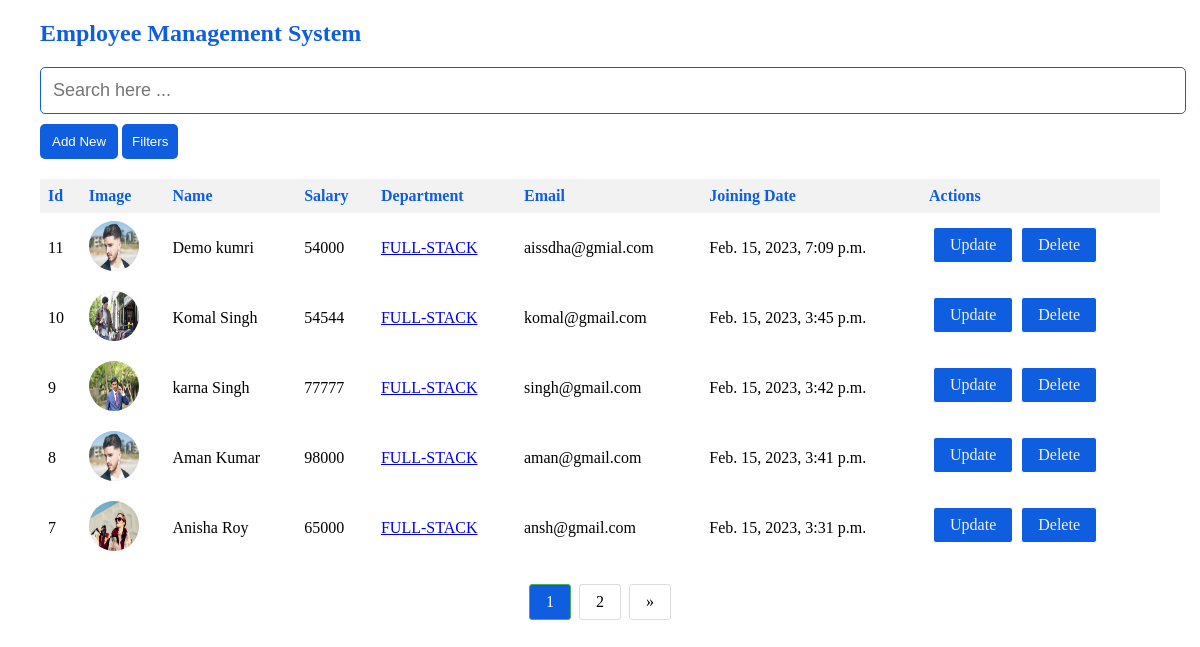
The app's page /employees/select/recent/ with its own data.
### employees_app/models.py (models this page shows)
class Employee(models.Model):
    user  = models.ForeignKey(User, on_delete=models.CASCADE)
    name = models.CharField(max_length=50)
    email = models.EmailField(unique=True, max_length=100)
    dept  = models.ForeignKey(Department, on_delete=models.CASCADE)
    salary = models.PositiveIntegerField()
    join_date = models.DateTimeField(auto_now_add=True)
    image     = models.ImageField(upload_to='Employee/images')

class Department(models.Model):
    name = models.CharField(max_length=50)
    def __str__(self):
        return str(self.name).upper()  # receiving in upper case

### employees_app/views.py (the view, shortened to what this page needs)
# urls.py: path('select/<str:nm>/', dynamic, name='details'),
def dynamic(request, nm=None):
    emp = Employee.objects.all()
    if 'recent' in nm:
        emp  = Employee.objects.all().order_by('-id')
    elif nm is not None:
        emp = Employee.objects.filter(dept__name__icontains=nm)
    if emp.count() < 1:
        emp  = Employee.objects.all()
    p = Paginator(emp, 5, orphans=1)
    page_number  = request.GET.get('page')
    page_obj     = p.get_page(page_number)
    return render(request, 'emp_app/home.html', {'page_obj': page_obj})

### employees_app/templates/emp_app/home.html (shortened to what this page needs)
{% extends "emp_app/base.html" %}
{% load static %}
{% block css_link %}
 <link rel="stylesheet" href="{% static 'emp_app/css/home_style.css' %}">
 {% endblock css_link %}
{% block main_content %}
<h2 class="hdr" >
    Employee Management System </h2>
<div class="additional">
   <form action="{% url 'employeesFilter' 'by'  %}" method='post'>
    <input class="search" name='filters' type="text" placeholder="Search here ... ">
   </form>
   <button class="btn" id="newemp"><a href="{% url 'addEmployees'  %}">Add New</a></button>
   <div class="dropdown">
       <button class="dropbtn">Filters</button>
   </div>
</div>
<div style="overflow-x: auto;">
 <table>
   <tr >
     <th>Id</th>
     <th>Image</th>
     <th>Name</th>
     <th>Salary</th>
     <th>Department</th>
     <th>Email</th>
     <th>Joining Date</th>
     <th>Actions</th>
   </tr>
        {% for emp in page_obj %}
            <tr class="trhvr">
            <td>{{emp.id}}</td>
            <td><img class="userimg" src="{{emp.image.url}}" alt=""></td>
            <td>{{emp.name}}</a> </td>
            <td>{{emp.salary}}</td>
            <td><a href="{% url 'details'  emp.dept %}">{{emp.dept}}</a></td>
            <td>{{emp.email}}</td>
            <td>{{emp.join_date}}</td>
            <td class='actionbtn'>
                    <a href="{% url 'update_employee' emp.id %}">Update</a>
                    <a class='delete' href="{% url 'deleteEmployee' emp.id %}">Delete</a>
            </td>
            </tr>
        {% endfor  %}
 </table>
</div>
<div class="pagecenter">
    <div class="pagination">
        <a href="#" class="active">{{page_obj.number}} </a>
        {% if page_obj.has_next %}
            <a href="?page={{page_obj.next_page_number}}">{{page_obj.next_page_number}} </a>
            <a href="?page={{page_obj.next_page_number}}">&raquo;</a>
        {% endif %}
    </div>
 </div>
{% endblock main_content  %}

### employees_app/static/emp_app/css/home_style.css (style rules this page uses)
body { margin: 20px 40px ; align-items: center; justify-content: center; height: 100vh; }
table { border-collapse: collapse; width: 100%; }
th { background-color: #f2f2f2; color: #0e5edf; }
th, td { text-align: left; padding: 8px; }
.dropbtn { background-color: #0e5edf; border-radius: 5px; color: white; padding: 10px; border: none; }
.dropdown { position: relative; display: inline-block; }
.search { width: 100%; padding: 12px; font-size: 18px; border: 1px solid #0e5edf ; margin-bottom: 10px; border-radius: 5px; }
.btn { padding: 10px 12px; background-color: #0e5edf; border: none; border-radius: 5px; }
.btn a { text-decoration: none; color: white; }
.additional { margin-bottom: 20px; }
.hdr { color: #0e5edf; }
.userimg { height: 50px; max-width: 50px; background-color: #ddd; border-radius: 150px; }
.pagecenter,.actionbtn { text-align: center; margin-top: 21px; }
.pagination { display: inline-block; }
.actionbtn a { color: #f1f1f1; float: left; padding: 8px 16px; text-decoration: none; transition: background-color .3s; background-color: #0e5edf; border: 1px solid #ffffff; margin: 0 4px; margin-bottom: 5px; border-radius: 3px; }
.pagination a { color: black; float: left; padding: 8px 16px; text-decoration: none; transition: background-color .3s; border: 1px solid #ddd; margin: 0 4px; border-radius: 3px; }
.pagination a.active { background-color: #0e5edf; color: white; border: 1px solid #4CAF50; }

### records on screen
Employee: id "11", image (picture), name "Demo kumri", salary "54000", dept "FULL-STACK", email "aissdha@gmial.com", join_date "Feb. 15, 2023, 7:09 p.m."
Employee: id "10", image (picture), name "Komal Singh", salary "54544", dept "FULL-STACK", email "komal@gmail.com", join_date "Feb. 15, 2023, 3:45 p.m."
Employee: id "9", image (picture), name "karna Singh", salary "77777", dept "FULL-STACK", email "singh@gmail.com", join_date "Feb. 15, 2023, 3:42 p.m."
Employee: id "8", image (picture), name "Aman Kumar", salary "98000", dept "FULL-STACK", email "aman@gmail.com", join_date "Feb. 15, 2023, 3:41 p.m."
Employee: id "7", image (picture), name "Anisha Roy", salary "65000", dept "FULL-STACK", email "ansh@gmail.com", join_date "Feb. 15, 2023, 3:31 p.m."

### other values on screen
{{ page_obj.number }} "1"
{{ page_obj.next_page_number }} "2"
